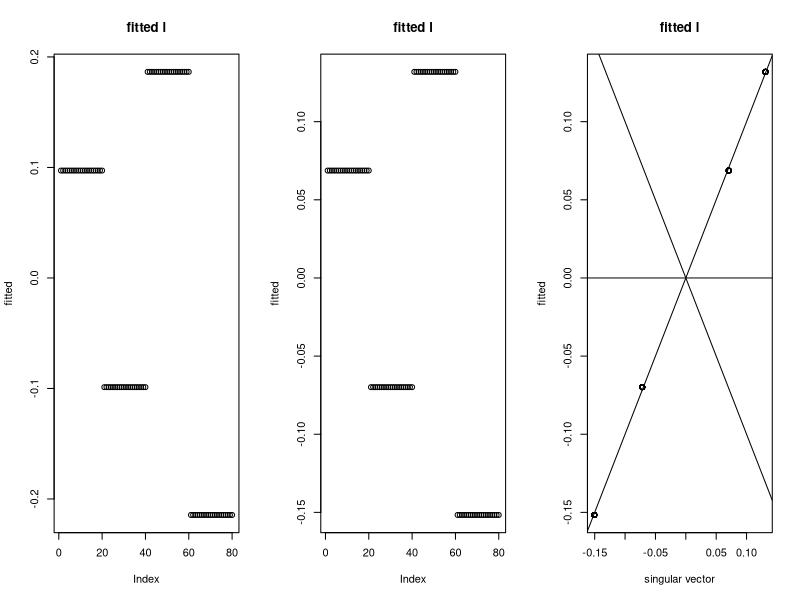
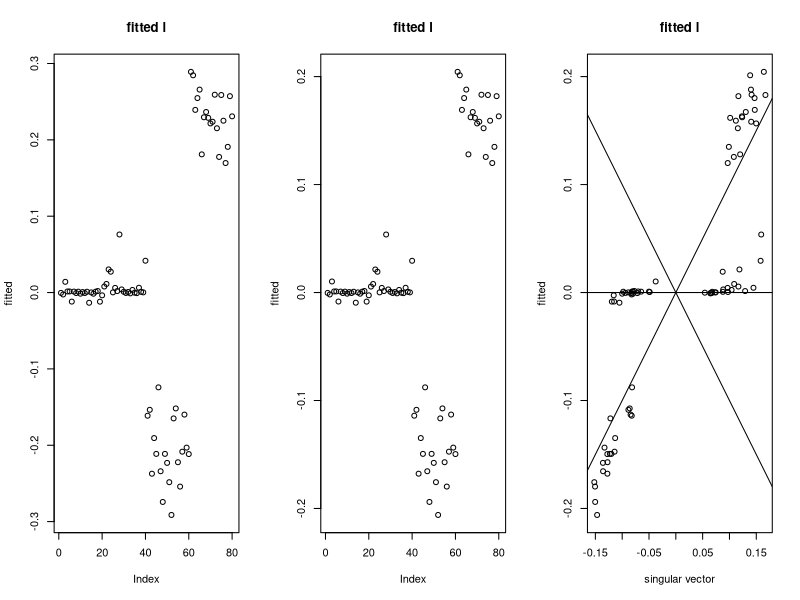
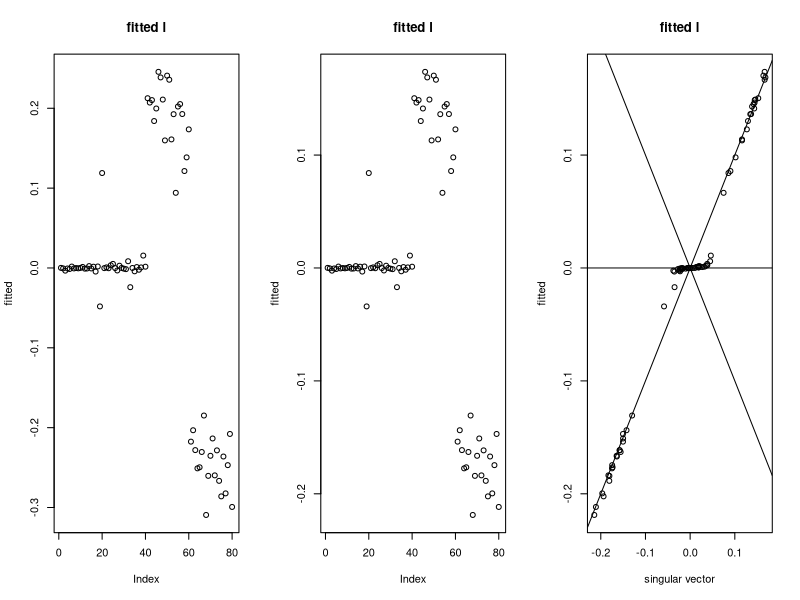
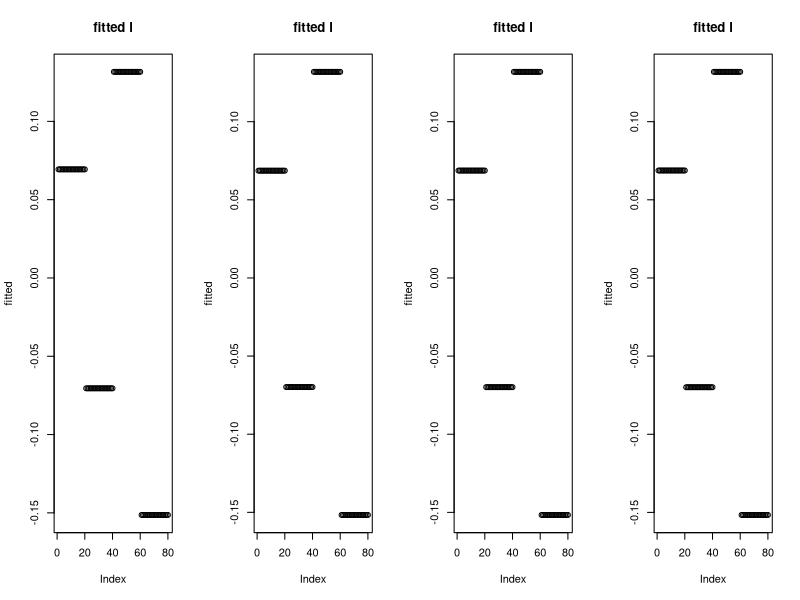
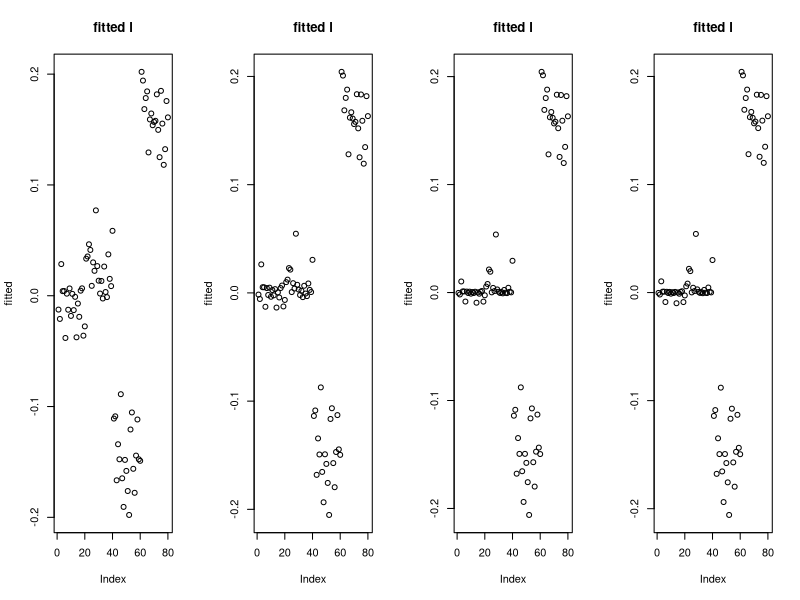
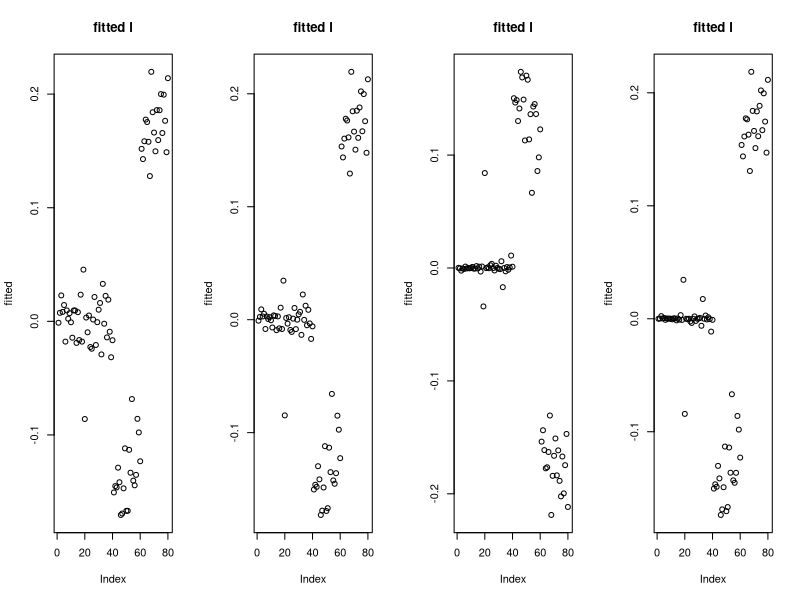
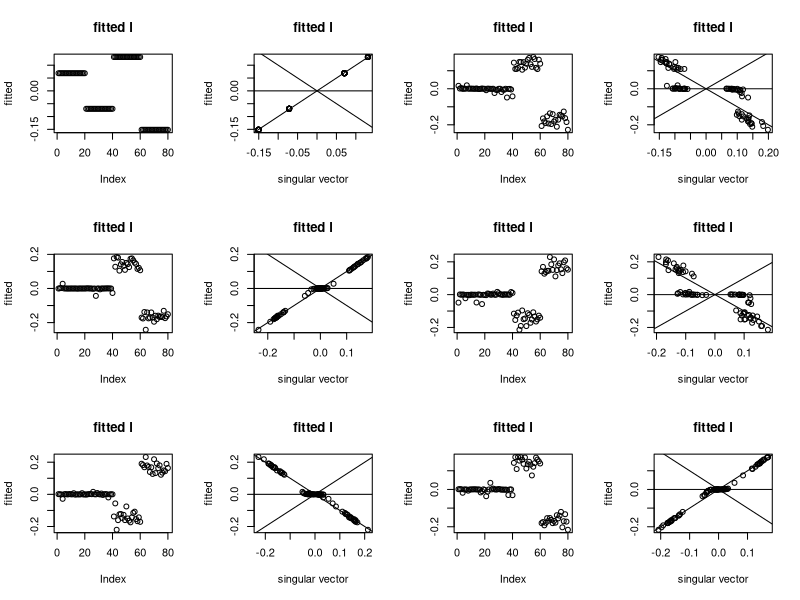
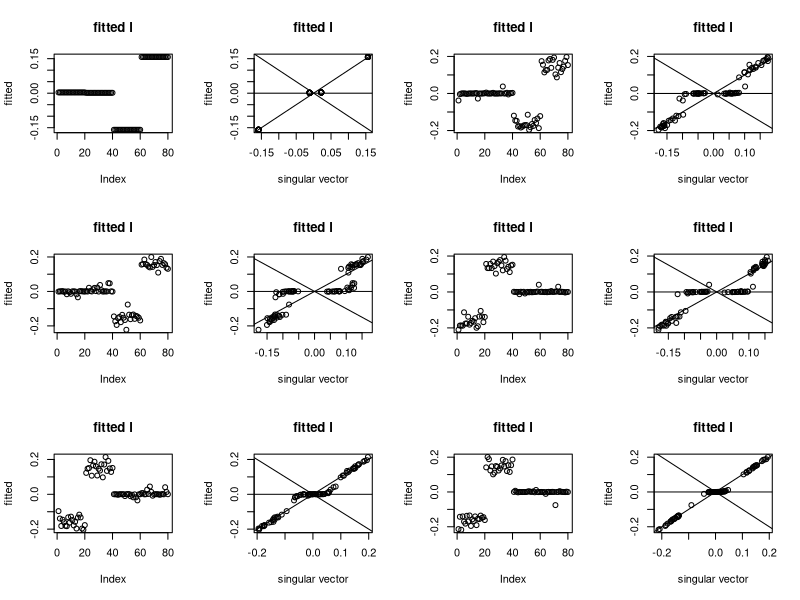

Here is the R script that generated these plots, in order:
## ---- chunk 1
# code originally from https://stephens999.github.io/misc/tree_pca_03.html.
#--------------------------------------------------
# create X
set.seed(123)
p = 1000
n = 20
f = list()
for(i in 1:6){ 
  f[[i]] = rnorm(p)
}
X =matrix(0,ncol=4*n, nrow=p)
X[,1:(2*n)] = f[[1]]
X[,(2*n+1):(4*n)] = f[[2]]

X[,1:n] = X[,1:n]+f[[3]]
X[,(n+1):(2*n)] = X[,(n+1):(2*n)]+f[[4]]
X[,(2*n+1):(3*n)] = X[,(2*n+1):(3*n)] + f[[5]]
X[,(3*n+1):(4*n)] = X[,(3*n+1):(4*n)] + f[[6]]
X.svd = svd(X)

# create X2
X2 = X- X.svd$u[,1:2] %*% diag(X.svd$d[1:2]) %*% t(X.svd$v[,1:2])

# adding noise
set.seed(9) # the seed where flash didn't work
X2n_a = X2 + rnorm(4*n*p,sd=3)

set.seed(5) # the seed where flash did work
X2n_b = X2 + rnorm(4*n*p,sd=3)
#--------------------------------------------------

# take transpose
X2 <- t(X2)
X2n_a <- t(X2n_a)
X2n_b <- t(X2n_b)

rm(X, X.svd, f, i, n, p)
## ---- chunk 2
demo.init <- function(mat.X, r2, n.grid, oracle=FALSE){
      
    N <- nrow(mat.X)
    P <- ncol(mat.X)
    
    eig.XXt <- eigen(mat.X%*%t(mat.X))
    init.l <- sqrt(r2)*(eig.XXt$vectors[,1])
    if(oracle==TRUE){
      init.l <- c(rnorm(n=40,mean=0,sd=0.01), rnorm(n=20,mean=-1,sd=0.01), rnorm(n=20, mean=1, sd=0.01))
      init.l <- sqrt(r2)*init.l/sqrt(sum(init.l^2))
    }
    init.w <- init.l^2
    
    K <- n.grid # number of grid points
    pi.grid <-rep(1/K, times=K)
    eta.grid <- (K/(2^K-1))*(r2/N)*2^seq(0,K-1,by=1) # eta grid points are multiplied by 2; the scales are set to satisfy E_{g_l}[l^Tl]=r^2
    
    init.sigmasq <- c((norm(mat.X, type='f')^2-t(init.l)%*%mat.X%*%t(mat.X)%*%init.l)/((N+1)*P))
    init.delta <- c((t(init.l)%*%mat.X%*%t(mat.X)%*%init.l)/(P*init.sigmasq*r2)-1)/r2

    init.Ew.inv <- 1/init.w
    
    out.list = list()
    out.list$l <- init.l
    out.list$w <- init.w
    out.list$eta.grid <- eta.grid
    out.list$pi.grid <- pi.grid
    out.list$Ew.inv <- init.Ew.inv
    out.list$sigmasq <- init.sigmasq
    out.list$delta <- init.delta

    return(out.list)
}
## ---- chunk 3
demo.update.A <- function(mat.X, sigmasq, delta, Ew.inv, r2){

    N <- nrow(mat.X)
    P <- ncol(mat.X)
  
    Y <- mat.X%*%t(mat.X)/(sigmasq*(r2+1/delta)) - diag(x=Ew.inv)
    Y.eigen <- eigen(Y)
    
    eval.expectation <- function(k){(sum(1/(k/(sigmasq*(r2+1/delta))-Y.eigen$values))-r2)^2}
    find.k.star <- optimize(f=eval.expectation,
                            interval = c((Y.eigen$values[1]+1/r2)*sigmasq*(r2+1/delta),
                                         (Y.eigen$values[1]+N/r2)*sigmasq*(r2+1/delta))
                            )
    k.star <- find.k.star$minimum
  
    d.tilde <- 1/(k.star/(sigmasq*(r2+1/delta))-Y.eigen$values)
    Sigma.star <- Y.eigen$vectors %*% diag(x=d.tilde) %*% t(Y.eigen$vectors)
    log.det.Sigma.star <- sum(log(d.tilde))

    Elsq <- diag(Sigma.star)
    ElXXl <- sum(diag((t(mat.X) %*% Sigma.star %*% mat.X)))
    
    sigmasq <- (norm(mat.X, type='f')^2-ElXXl/(r2+1/delta))/(N*P)
    delta <- max((ElXXl/(P*sigmasq*r2)-1)/r2,10^(-10)) # lower bound at 10^(-10)
    
    out.list = list()
    out.list$log.det.Sigma.star = log.det.Sigma.star
    out.list$Sigma.star = Sigma.star
    out.list$Elsq = Elsq
    out.list$ElXXl = ElXXl
    out.list$sigmasq = sigmasq
    out.list$delta = delta
    out.list$l = sqrt(r2)*(Y.eigen$vectors[,1])

    return(out.list)
}
## ---- chunk 4
demo.update.B <- function(mat.X, Elsq, eta.grid, pi.grid, niter.updates = 10){
  
    N <- nrow(mat.X)
    K <- length(pi.grid)
  
    # "half-normal distribution": if l <- N(0,s^2), E[abs(l)]=sqrt(s^2*2/pi)
    # https://en.wikipedia.org/wiki/Half-normal_distribution
    E.abs.l <-  sqrt(Elsq*2/pi)
    
    pi.ik <- matrix(0, nrow=N, ncol=K)
    for (k in 1:K){
      pi.ik[,k] <- pi.grid[k]/sqrt(2*eta.grid[k])*exp(-E.abs.l/sqrt(eta.grid[k]/2))
    }    
    for (i in 1:N){ # normalize to sum to 1 for each row  
      pi.ik[i,] <- pi.ik[i,]/sum(pi.ik[i,])   
    }
    
    Ew.inv <- c(sqrt(2/Elsq) * (pi.ik %*% (1/sqrt(eta.grid))))
    
    out.list = list()
    out.list$Ew.inv = Ew.inv
    out.list$pi.ik = pi.ik
    
    return(out.list)
}
## ---- chunk 5
demo.fit <- function(mat.X, niter, r2=1, n.grid=15){
  
    N <- nrow(mat.X)
    P <- ncol(mat.X)
  
    par.init <- demo.init(mat.X, r2, n.grid=n.grid) 
                                               
    Ew.inv <- par.init$Ew.inv
    sigmasq <- par.init$sigmasq
    delta <- par.init$delta
    eta.grid <- par.init$eta.grid
    pi.grid <- par.init$pi.grid

    for (i in 1:niter){
    # leg A
    temp.A <- demo.update.A(mat.X,
                          sigmasq=sigmasq,
                          delta=delta,
                          Ew.inv=Ew.inv,
                          r2=r2)
    Sigma.star <- temp.A$Sigma.star
    log.det.Sigma.star <- temp.A$log.det.Sigma.star
    Elsq <- temp.A$Elsq
    ElXXl <- temp.A$ElXXl
    sigmasq <- temp.A$sigmasq
    delta <- temp.A$delta
  
    # leg B
    temp.B <- demo.update.B(mat.X,
                          Elsq=Elsq,
                          eta.grid=eta.grid,
                          pi.grid=pi.grid)
    Ew.inv <- temp.B$Ew.inv
    }
    
    out.list = list()
    out.list$log.det.Sigma.star <- log.det.Sigma.star
    out.list$Sigma.star <- Sigma.star
    out.list$Elsq <- Elsq
    out.list$ElXXl <- ElXXl
    out.list$sigmasq <- sigmasq
    out.list$delta <- delta
    out.list$eta.grid <- eta.grid
    out.list$pi.grid <- pi.grid
    out.list$Ew.inv <- Ew.inv
    out.list$l <- temp.A$l
    out.list$pi.ik <- temp.B$pi.ik
    return(out.list)
}
## ---- chunk 6
mat.X <- X2
par(mfrow=c(1,3))

obj.fit    <- demo.fit(mat.X, r2=2, niter=10) 
plot(obj.fit$l, ylab='fitted', main='fitted l')
c(obj.fit$sigmasq, obj.fit$delta, sum(diag(obj.fit$Sigma.star))) # sigma^2, delta, E[l^Tl]

obj.fit    <- demo.fit(mat.X, r2=1, niter=10) 
plot(obj.fit$l, ylab='fitted', main='fitted l')
c(obj.fit$sigmasq, obj.fit$delta, sum(diag(obj.fit$Sigma.star))) 

plot(x=svd(mat.X)$u[,1], y=obj.fit$l, xlab='singular vector', ylab='fitted', main='fitted l')
abline(a=0,b=1); abline(a=0,b=-1); abline(a=0, b=0)
## ---- chunk 7
mat.X <- X2n_a
par(mfrow=c(1,3))

obj.fit    <- demo.fit(mat.X, r2=2, niter=10) 
plot(obj.fit$l, ylab='fitted', main='fitted l')
c(obj.fit$sigmasq, obj.fit$delta, sum(diag(obj.fit$Sigma.star))) # sigma^2, delta, E[l^Tl]

obj.fit    <- demo.fit(mat.X, r2=1, niter=10) 
plot(obj.fit$l, ylab='fitted', main='fitted l')
c(obj.fit$sigmasq, obj.fit$delta, sum(diag(obj.fit$Sigma.star))) 

plot(x=svd(mat.X)$u[,1], y=obj.fit$l, xlab='singular vector', ylab='fitted', main='fitted l')
abline(a=0,b=1); abline(a=0,b=-1); abline(a=0, b=0)
## ---- chunk 8
mat.X <- X2n_b
par(mfrow=c(1,3))

obj.fit    <- demo.fit(mat.X, r2=2, niter=10) 
plot(obj.fit$l, ylab='fitted', main='fitted l')
c(obj.fit$sigmasq, obj.fit$delta, sum(diag(obj.fit$Sigma.star))) # sigma^2, delta, E[l^Tl]

obj.fit    <- demo.fit(mat.X, r2=1, niter=10) 
plot(obj.fit$l, ylab='fitted', main='fitted l')
c(obj.fit$sigmasq, obj.fit$delta, sum(diag(obj.fit$Sigma.star))) 

plot(x=svd(mat.X)$u[,1], y=obj.fit$l, xlab='singular vector', ylab='fitted', main='fitted l')
abline(a=0,b=1); abline(a=0,b=-1); abline(a=0,b=0)
## ---- chunk 9
mat.X <- X2

par(mfrow=c(1,4))
obj.fit    <- demo.fit(mat.X, r2=1, niter=10, n.grid=5) 
plot(obj.fit$l, ylab='fitted', main='fitted l')
obj.fit    <- demo.fit(mat.X, r2=1, niter=10, n.grid=10) 
plot(obj.fit$l, ylab='fitted', main='fitted l')
obj.fit    <- demo.fit(mat.X, r2=1, niter=10, n.grid=15) 
plot(obj.fit$l, ylab='fitted', main='fitted l')
obj.fit    <- demo.fit(mat.X, r2=1, niter=10, n.grid=20) 
plot(obj.fit$l, ylab='fitted', main='fitted l')
## ---- chunk 10
mat.X <- X2n_a

par(mfrow=c(1,4))
obj.fit    <- demo.fit(mat.X, r2=1, niter=10, n.grid=5) 
plot(obj.fit$l, ylab='fitted', main='fitted l')
obj.fit    <- demo.fit(mat.X, r2=1, niter=10, n.grid=10) 
plot(obj.fit$l, ylab='fitted', main='fitted l')
obj.fit    <- demo.fit(mat.X, r2=1, niter=10, n.grid=15) 
plot(obj.fit$l, ylab='fitted', main='fitted l')
obj.fit    <- demo.fit(mat.X, r2=1, niter=10, n.grid=20) 
plot(obj.fit$l, ylab='fitted', main='fitted l')
## ---- chunk 11
mat.X <- X2n_b

par(mfrow=c(1,4))
obj.fit    <- demo.fit(mat.X, r2=1, niter=10, n.grid=5) 
plot(obj.fit$l, ylab='fitted', main='fitted l')
obj.fit    <- demo.fit(mat.X, r2=1, niter=10, n.grid=10) 
plot(obj.fit$l, ylab='fitted', main='fitted l')
obj.fit    <- demo.fit(mat.X, r2=1, niter=10, n.grid=15) 
plot(obj.fit$l, ylab='fitted', main='fitted l')
obj.fit    <- demo.fit(mat.X, r2=1, niter=10, n.grid=20) 
plot(obj.fit$l, ylab='fitted', main='fitted l')
## ---- chunk 12

generate.noiseless <- function(seed.no){
  
    set.seed(seed.no)
  
    # create X
    p = 1000
    n = 20
    f = list()
    for(i in 1:6){ 
      f[[i]] = rnorm(p)
    }
    X =matrix(0,ncol=4*n, nrow=p)
    X[,1:(2*n)] = f[[1]]
    X[,(2*n+1):(4*n)] = f[[2]]
    
    X[,1:n] = X[,1:n]+f[[3]]
    X[,(n+1):(2*n)] = X[,(n+1):(2*n)]+f[[4]]
    X[,(2*n+1):(3*n)] = X[,(2*n+1):(3*n)] + f[[5]]
    X[,(3*n+1):(4*n)] = X[,(3*n+1):(4*n)] + f[[6]]
    X.svd = svd(X)
    
    # create X2
    X2 = X- X.svd$u[,1:2] %*% diag(X.svd$d[1:2]) %*% t(X.svd$v[,1:2])

    # take transpose
    X2 <- t(X2)

    return(X2)
}
## ---- chunk 13
X.baseline <- generate.noiseless(seed.no=123) 

par(mfrow=c(3,4))
for (i in 1:6){
  if(i==1){mat.X <- X.baseline} # noiseless baseline
  if(i >1){mat.X <- X.baseline+rnorm(4*20*1000, sd=3)} # noisy versions
  obj.fit <- demo.fit(mat.X, r2=1, niter=10) 

  plot(obj.fit$l, ylab='fitted', main='fitted l')
  plot(x=svd(mat.X)$u[,1], y=obj.fit$l, xlab='singular vector', ylab='fitted', main='fitted l')
  abline(a=0,b=1); abline(a=0,b=-1); abline(a=0, b=0)
}
## ---- chunk 14
X.baseline <- generate.noiseless(seed.no=773) 

par(mfrow=c(3,4))
for (i in 1:6){
  if(i==1){mat.X <- X.baseline} # noiseless baseline
  if(i >1){mat.X <- X.baseline+rnorm(4*20*1000, sd=3)} # noisy versions
  obj.fit <- demo.fit(mat.X, r2=1, niter=10) 

  plot(obj.fit$l, ylab='fitted', main='fitted l')
  plot(x=svd(mat.X)$u[,1], y=obj.fit$l, xlab='singular vector', ylab='fitted', main='fitted l')
  abline(a=0,b=1); abline(a=0,b=-1); abline(a=0, b=0)
}
## ---- chunk 15
X.baseline <- generate.noiseless(seed.no=312) 

par(mfrow=c(3,4))
for (i in 1:6){
  if(i==1){mat.X <- X.baseline} # noiseless baseline
  if(i >1){mat.X <- X.baseline+rnorm(4*20*1000, sd=3)} # noisy versions
  obj.fit <- demo.fit(mat.X, r2=1, niter=10) 

  plot(obj.fit$l, ylab='fitted', main='fitted l')
  plot(x=svd(mat.X)$u[,1], y=obj.fit$l, xlab='singular vector', ylab='fitted', main='fitted l')
  abline(a=0,b=1); abline(a=0,b=-1); abline(a=0, b=0)
}
## ---- chunk 16
X.baseline <- generate.noiseless(seed.no=82) 

par(mfrow=c(3,4))
for (i in 1:6){
  if(i==1){mat.X <- X.baseline} # noiseless baseline
  if(i >1){mat.X <- X.baseline+rnorm(4*20*1000, sd=3)} # noisy versions
  obj.fit <- demo.fit(mat.X, r2=1, niter=10) 

  plot(obj.fit$l, ylab='fitted', main='fitted l')
  plot(x=svd(mat.X)$u[,1], y=obj.fit$l, xlab='singular vector', ylab='fitted', main='fitted l')
  abline(a=0,b=1); abline(a=0,b=-1); abline(a=0, b=0)
}
## ---- chunk 17
X.baseline <- generate.noiseless(seed.no=1) 

par(mfrow=c(3,4))
for (i in 1:6){
  if(i==1){mat.X <- X.baseline} # noiseless baseline
  if(i >1){mat.X <- X.baseline+rnorm(4*20*1000, sd=3)} # noisy versions
  obj.fit <- demo.fit(mat.X, r2=1, niter=10) 

  plot(obj.fit$l, ylab='fitted', main='fitted l')
  plot(x=svd(mat.X)$u[,1], y=obj.fit$l, xlab='singular vector', ylab='fitted', main='fitted l')
  abline(a=0,b=1); abline(a=0,b=-1); abline(a=0, b=0)
}
## ---- chunk 18
X.baseline <- generate.noiseless(seed.no=2) 

par(mfrow=c(3,4))
for (i in 1:6){
  if(i==1){mat.X <- X.baseline} # noiseless baseline
  if(i >1){mat.X <- X.baseline+rnorm(4*20*1000, sd=3)} # noisy versions
  obj.fit <- demo.fit(mat.X, r2=1, niter=10) 

  plot(obj.fit$l, ylab='fitted', main='fitted l')
  plot(x=svd(mat.X)$u[,1], y=obj.fit$l, xlab='singular vector', ylab='fitted', main='fitted l')
  abline(a=0,b=1); abline(a=0,b=-1); abline(a=0, b=0)
}
## ---- chunk 19
X.baseline <- generate.noiseless(seed.no=3) 

par(mfrow=c(3,4))
for (i in 1:6){
  if(i==1){mat.X <- X.baseline} # noiseless baseline
  if(i >1){mat.X <- X.baseline+rnorm(4*20*1000, sd=3)} # noisy versions
  obj.fit <- demo.fit(mat.X, r2=1, niter=10) 

  plot(obj.fit$l, ylab='fitted', main='fitted l')
  plot(x=svd(mat.X)$u[,1], y=obj.fit$l, xlab='singular vector', ylab='fitted', main='fitted l')
  abline(a=0,b=1); abline(a=0,b=-1); abline(a=0, b=0)
}
## ---- chunk 20
X.baseline <- generate.noiseless(seed.no=4) 

par(mfrow=c(3,4))
for (i in 1:6){
  if(i==1){mat.X <- X.baseline} # noiseless baseline
  if(i >1){mat.X <- X.baseline+rnorm(4*20*1000, sd=3)} # noisy versions
  obj.fit <- demo.fit(mat.X, r2=1, niter=10) 

  plot(obj.fit$l, ylab='fitted', main='fitted l')
  plot(x=svd(mat.X)$u[,1], y=obj.fit$l, xlab='singular vector', ylab='fitted', main='fitted l')
  abline(a=0,b=1); abline(a=0,b=-1); abline(a=0, b=0)
}
## ---- chunk 21
X.baseline <- generate.noiseless(seed.no=5) 

par(mfrow=c(3,4))
for (i in 1:6){
  if(i==1){mat.X <- X.baseline} # noiseless baseline
  if(i >1){mat.X <- X.baseline+rnorm(4*20*1000, sd=3)} # noisy versions
  obj.fit <- demo.fit(mat.X, r2=1, niter=10) 

  plot(obj.fit$l, ylab='fitted', main='fitted l')
  plot(x=svd(mat.X)$u[,1], y=obj.fit$l, xlab='singular vector', ylab='fitted', main='fitted l')
  abline(a=0,b=1); abline(a=0,b=-1); abline(a=0, b=0)
}
